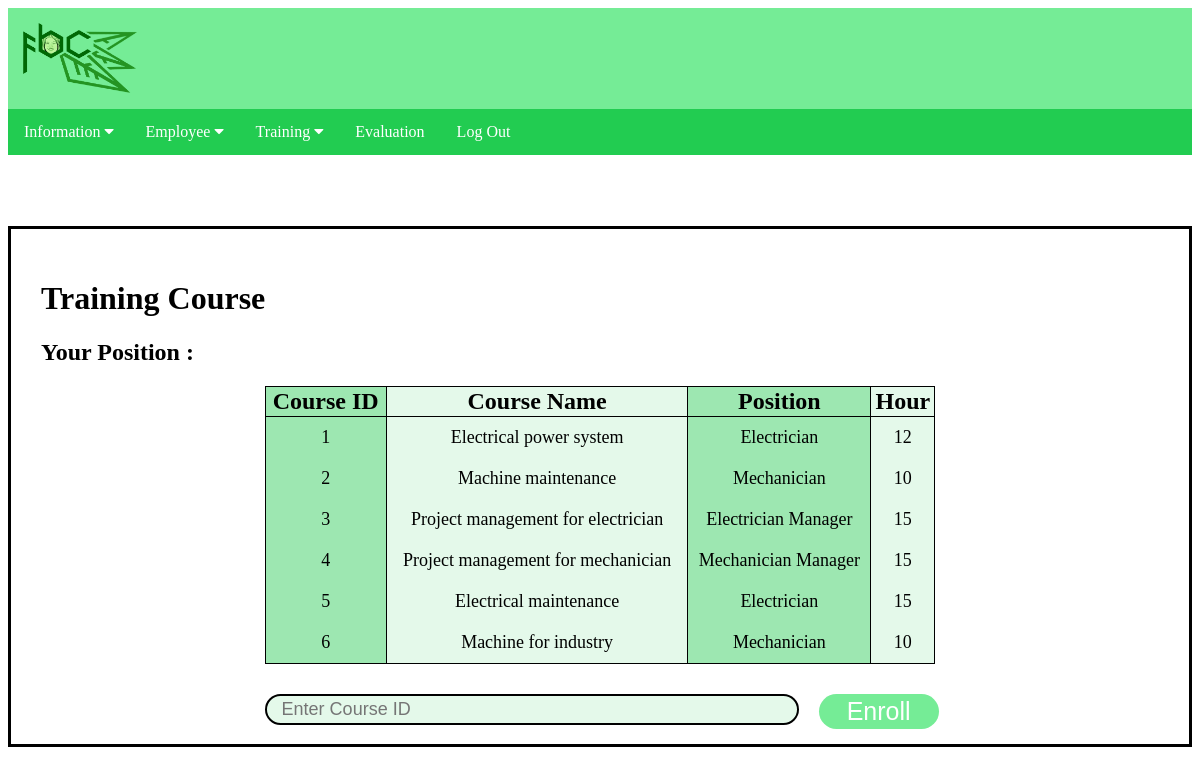
/Course.php, run on the app's committed database.
### tables this page shows
CREATE TABLE `COURSE` (
  `courseID` int(11) NOT NULL,
  `position` varchar(64) DEFAULT NULL,
  `hour` int(11) NOT NULL,
  `courseName` varchar(128) NOT NULL
);

### Course.php (the view, shortened to what this page needs)
<?php
require_once 'config/db.php';
$user = $_SESSION['user'];
$position = $user["position"];
$getCourse = $conn->prepare("SELECT * FROM COURSE");
$getCourse->execute();
?>
<html>
<head>
  <link rel="stylesheet" href="https://cdnjs.cloudflare.com/ajax/libs/font-awesome/4.7.0/css/font-awesome.min.css">
</head>
<link href="Navbar.css" type="text/css" rel="stylesheet" />
<body>
<header style="background-color:#75EC96; height: 71px; padding: 15px;">
    <a href="Home.php"><img src="Logo.png" style="height: 70px;"></a>
  </header>
  <div class="navbar" style="background-color: #22CC51;">
    <div class="dropdown">
      <button class="dropbtn">Information
        <i class="fa fa-caret-down"></i>
      </button>
    </div>
    <div class="dropdown">
      <button class="dropbtn">Employee
        <i class="fa fa-caret-down"></i>
      </button>
    </div>
    <div class="dropdown">
      <button class="dropbtn">Training
        <i class="fa fa-caret-down"></i>
      </button>
    </div>
    <?php
    if ($user["position"] == "HR") {
      echo "<div class='dropdown'>
      <button class='dropbtn'>Evaluation
        <i class='fa fa-caret-down'></i>
      </button>
      <div class='dropdown-content'>
      <a href='Evaluation.php'>Evaluation</a>
      <a href='promoteEmployee.php'>Promote</a>
      </div>
    </div>";
    } else {
      echo "<a href='Evaluation.php'>Evaluation</a>";
    }
    ?>
    <a href="index.php">Log Out</a>
  </div>
  <div style="border-style: solid ; height: max-content; margin-top: 71px; padding: 30px;">
    <h1>Training Course</h1>
    <?php echo "<h2>Your Position : " . $position . "</h2>"; ?>
    <table class="type1" id="t01">
      <tr>
        <th>Course ID</th>
        <th>Course Name</th>
        <th>Position</th>
        <th>Hour</th>
      </tr>
      <?php
      foreach ($getCourse as $row) {
        echo "<tr>";
        echo "<td>" . $row["courseID"] . "</td>";
        echo "<td>" . $row["courseName"] . "</td>";
        echo "<td>" . $row["position"] . "</td>";
        echo "<td>" . $row["hour"] . "</td>";
        echo "</tr>";
      } ?>
    </table>
    <form action="enrollment.php" method="POST" style="margin-bottom : 50px">
      <input class="searchbox" type="text" id="searchbox" name="courseID" placeholder="Enter Course ID" required>
      <input type="submit" name="enroll" class="search" value="Enroll">
    </form>
  </div>
</body>
</html>

### Navbar.css (style rules this page uses)
.navbar { overflow: hidden; }
.navbar a { float: left; font-size: 16px; color: white; text-align: center; padding: 14px 16px; text-decoration: none; }
.dropdown { float: left; overflow: hidden; }
.dropdown .dropbtn { font-size: 16px; border: none; outline: none; color: white; padding: 14px 16px; background-color: inherit; font-family: inherit; margin: 0; }

### Course.php (style rules this page uses)
body { background-color: white; }
.search { color: white; font-size: 25px; height: 35px; width: 120px; border-radius: 50px; text-align: center; border: 0px solid #75EC96; background-color: #75EC96; float: left; margin-left: 20px; }
.searchbox { background-color: FFEAC9; width: 534px; height: 31; margin-left: 20%; float: left; border: 2px solid black; border-radius: 20px; background-color: #E4F9EA; font-size: large; padding-left: 15px; }
table { width: 60%; margin-left: auto; margin-right: auto; margin-bottom: 30px; border: 1px solid black; border-collapse: collapse; text-align: center; padding: 13px; }
td { border-right: 1px solid black; border-left: 1px solid black; font-size: large; padding-top: 10px; padding-bottom: 10px; }
th { border: 1px solid black; font-size: x-large; }
#t01 th:nth-child(odd), td:nth-child(odd) { background-color: #9DE7B1; }
#t01 th:nth-child(even), td:nth-child(even) { background-color: #E4F9EA; }

### data on the page
course: courseID "1", courseName "Electrical power system", position "Electrician", hour "12"
course: courseID "2", courseName "Machine maintenance", position "Mechanician", hour "10"
course: courseID "3", courseName "Project management for electrician", position "Electrician Manager", hour "15"
course: courseID "4", courseName "Project management for mechanician", position "Mechanician Manager", hour "15"
course: courseID "5", courseName "Electrical maintenance", position "Electrician", hour "15"
course: courseID "6", courseName "Machine for industry", position "Mechanician", hour "10"
